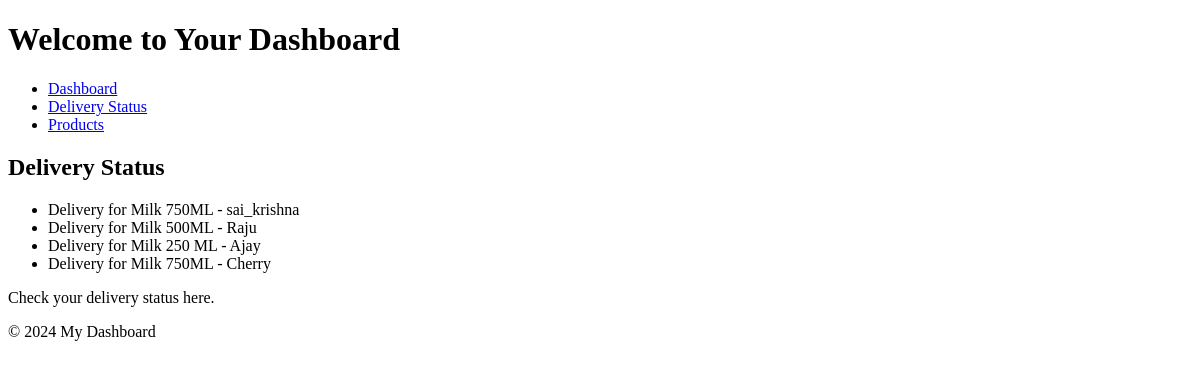
The page /app/delivery_status (signed in) on the database as committed earlier.
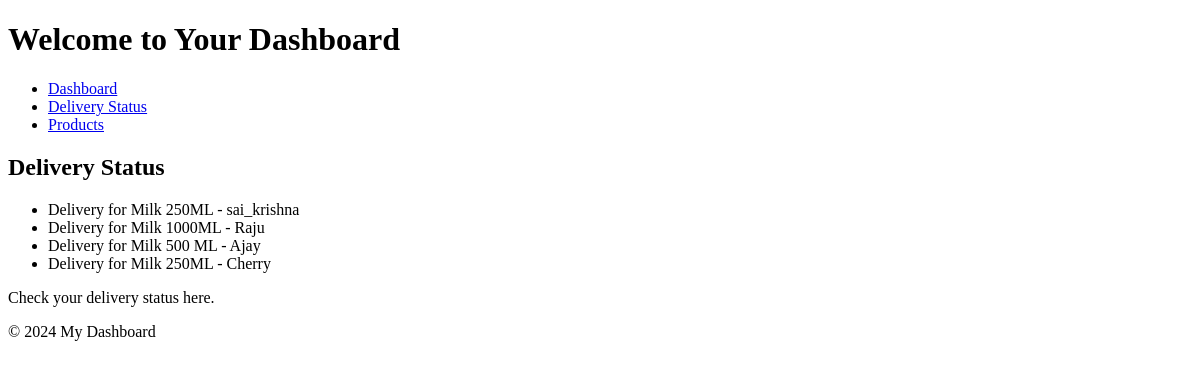
The same page on the database as committed later.
### app/models.py (models this page shows)
class Delivery(models.Model):
    order = models.ForeignKey(Order, on_delete=models.CASCADE)
    delivery_date = models.DateField()
    status_choices = [
        ('IN TRANSIT', 'In Transit'),
        ('DELIVERED', 'Delivered')
    ]
    status = models.CharField(
        max_length=20, choices=status_choices, default='IN TRANSIT')
    def __str__(self):
        return f'Delivery for {self.order}'

class Order(models.Model):
    customer = models.ForeignKey(User, on_delete=models.CASCADE)
    product = models.ForeignKey(Product, on_delete=models.CASCADE)
    quantity = models.PositiveIntegerField(default=1)
    date_ordered = models.DateTimeField(auto_now_add=True)
    delivery_date = models.DateField()
    status_choices = [
        ('PENDING', 'Pending'),
        ('DELIVERED', 'Delivered'),
        ('CANCELLED', 'Cancelled')
    ]
    status = models.CharField(
        max_length=20, choices=status_choices, default='PENDING')
    def __str__(self):
        return f'{self.product} - {self.customer}'

class Product(models.Model):
    name = models.CharField(max_length=100)
    description = models.TextField()
    price = models.DecimalField(max_digits=10, decimal_places=2)
    def __str__(self):
        return self.name

### app/views.py (the view)
# urls.py: path('delivery_status', views.delivery_status, name = 'delivery_status'),
@login_required
def delivery_status(request):
    deliveries = Delivery.objects.all()
    return render(request, 'app/delivery_status.html', {'deliveries': deliveries})

### app/templates/app/delivery_status.html (shortened to what this page needs)
{% extends 'app/base.html' %}
{% block content %}
    <h2>Delivery Status</h2>
    <ul>
        {% for item in deliveries %}
            <li>{{ item }}</li>
        {% endfor %}
    </ul>
    <p>Check your delivery status here.</p>
{% endblock %}

Rows that differ between the two databases and show on the page:
changed through a linked row, Delivery: order.username "Delivery for Milk 750ML - sai_krishna" → "Delivery for Milk 250ML - sai_krishna"
changed through a linked row, Delivery: order.username "Delivery for Milk 500ML - Raju" → "Delivery for Milk 1000ML - Raju"
changed through a linked row, Delivery: order.username "Delivery for Milk 250 ML - Ajay" → "Delivery for Milk 500 ML - Ajay"
changed through a linked row, Delivery: order.username "Delivery for Milk 750ML - Cherry" → "Delivery for Milk 250ML - Cherry"
